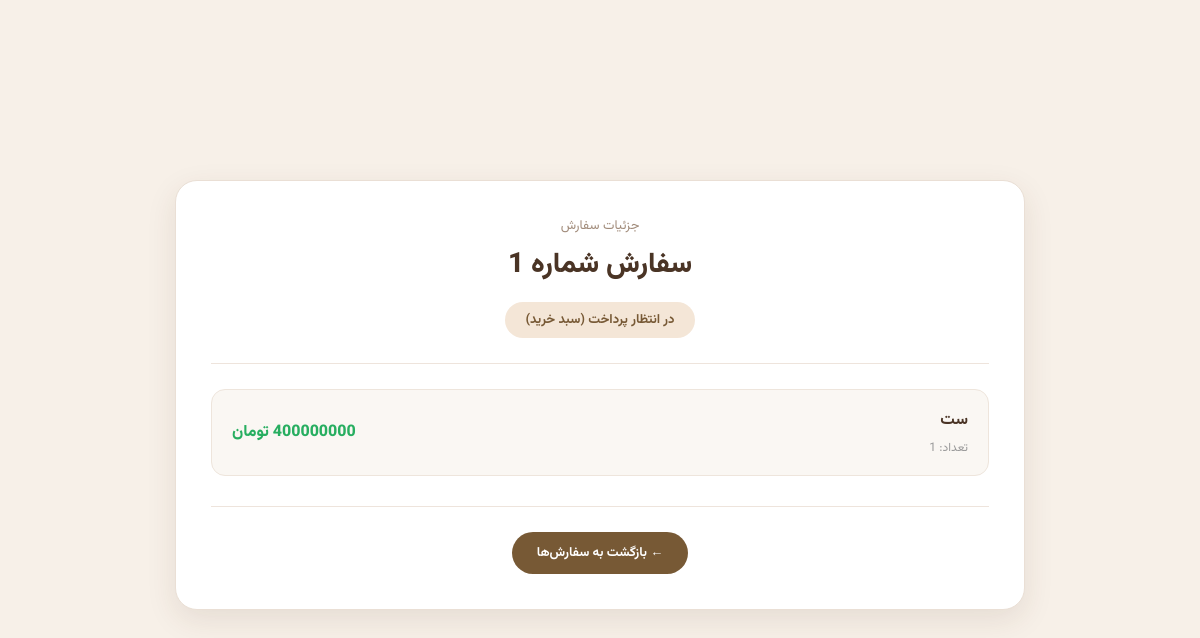
/user/dashboard/order/1 (signed in), run on an earlier commit of the app's database.
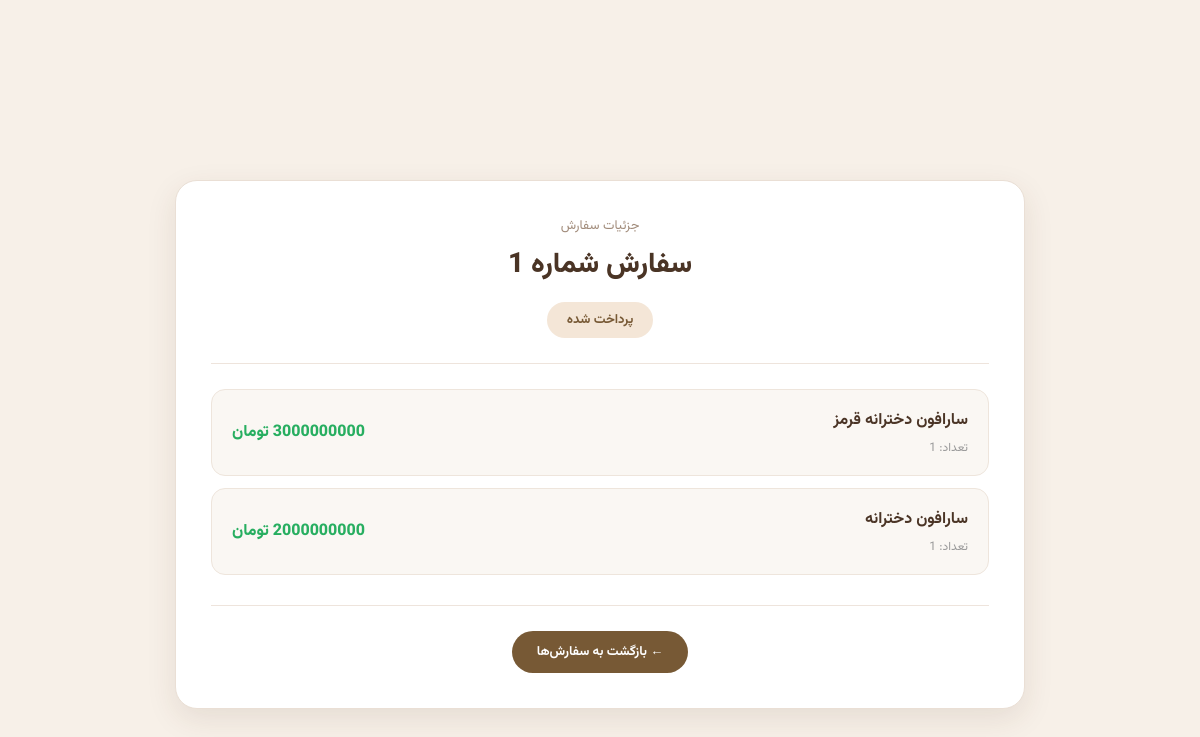
And on a later commit of the database.
### models/cart.py (models this page shows, shortened)
class Cart(db.Model):
    __tablename__="carts"
    id=Column(Integer,primary_key=True)
    user_id=Column(Integer,ForeignKey('users.id') , nullable=False)
    status=Column(String,default="pending")
    user = db.relationship("User", backref=backref("carts", lazy="dynamic"))
    def get_status_persian(self):
        if self.status=="pending":
            return "در انتظار پرداخت (سبد خرید)"
        if self.status == "paid":
            return "پرداخت شده"
        if self.status == "sent":
            return "ارسال شده "
        if self.status == "rejected":
            return "رد شده "

### models/cart_item.py (models this page shows)
class CartItem(db.Model):
    __tablename__ = "cart_items"
    id = Column(Integer, primary_key=True)
    cart_id = Column(Integer, ForeignKey('carts.id'), nullable=False)
    product_id = Column(Integer, ForeignKey('products.id'), nullable=False)
    price=Column(Integer)
    quantity =Column(Integer)
    product = db.relationship("Product", backref=backref("cart_items",lazy="dynamic"))
    cart = db.relationship("Cart", backref=backref("cart_items",lazy="dynamic"))

### models/product.py (models this page shows)
class Product(db.Model):
    __tablename__ = "products"
    id = Column(Integer, primary_key=True)
    name = Column(String, unique=True, nullable=False, index=True)
    price = Column(Integer, nullable=False, index=True)
    description = Column(String, nullable=False, index=True)
    active = Column(Integer, nullable=False, index=True)
    category_id = Column(
        Integer,
        ForeignKey("categories.id"),
        nullable=True
    )
    category = db.relationship(
        "Category",
        back_populates="products"
    )

### blueprints/user.py (the view)
@app.route('/user/dashboard/order/<id>', methods=['GET'])
@login_required
def order(id):
    cart= current_user.carts.filter(Cart.id==id).first_or_404()
    return render_template('user/order.html', cart=cart)

### app.py (called while the page is built)
@login_manager.user_loader
def load_user(user_id):
    return User.query.get(int(user_id))

### templates/user/order.html (shortened to what this page needs)
{% extends 'base.html' %}
{% block body %}
<div class="order-detail-container">
    <div class="order-detail-card">
        <div class="order-detail-header">
            <span class="order-detail-label">جزئیات سفارش</span>
            <h1>سفارش شماره {{ cart.id }}</h1>
            <div class="order-detail-status">
                {{ cart.get_status_persian() }}
            </div>
        </div>
        <div class="order-items">
            {% for item in cart.cart_items %}
            <div class="order-item">
                <div class="order-item-info">
                    <span class="order-item-title">
                        {{ item.product.name }}
                    </span>
                    <span class="order-item-quantity">
                        تعداد: {{ item.quantity }}
                    </span>
                </div>
                <div class="order-item-price">
                    {{ item.price }} تومان
                </div>
            </div>
            {% endfor %}
        </div>
        <div class="order-detail-footer">
            <a href="{{ url_for('user.dashboard') }}" class="back-dashboard-btn">
                ← بازگشت به سفارش‌ها
            </a>
        </div>
    </div>
</div>
{% endblock %}

What changed in the data, as far as the page shows it:
changed Cart id 1: get_status_persian "در انتظار پرداخت (سبد خرید)" → "پرداخت شده"
changed CartItem: product.name "ست" → "سارافون دخترانه قرمز"; price "400000000" → "3000000000"
added CartItem: product.name "سارافون دخترانه", quantity "1", price "2000000000"
